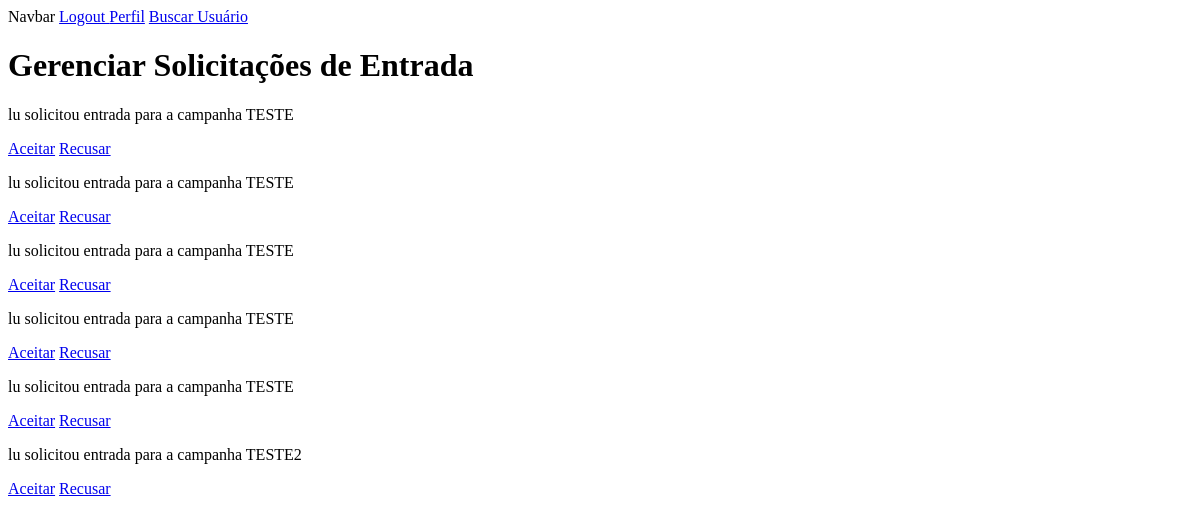
The page /chat/chat/gerenciar_solicitacoes/ (signed in) on the database as committed earlier.
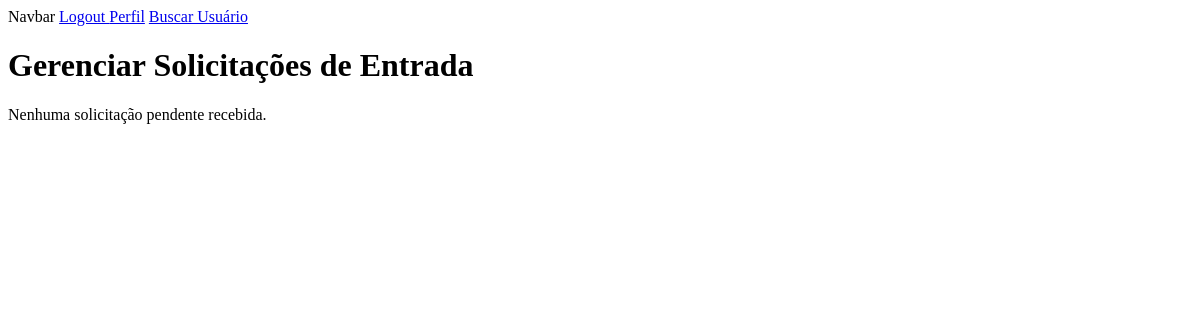
The same page on the database as committed later.
### chat/models.py (models this page shows, shortened)
class SolicitacaoEntrada(models.Model):
    from home.models import Campanha, Perfil
    de_usuario = models.ForeignKey(Perfil, on_delete=models.CASCADE, related_name='solicitacoes_enviadas_campanha')
    para_campanha = models.ForeignKey(Campanha, on_delete=models.CASCADE, related_name='solicitacoes_entrada')
    status = models.CharField(max_length=20, default='Pendente')

### home/models.py (models this page shows, shortened)
class Perfil(models.Model):
    nomePerfil = models.ForeignKey(User, on_delete=models.CASCADE)
    slug = models.SlugField(User, unique=True)
    SESSION_CHOICES = (
        ('Online', 'Online'),
        ('Presencial', 'Presencial'),
    )
    PLAYER_TYPE_CHOICES = (
        ('Mestre', 'Mestre'),
        ('Jogador', 'Jogador'),
        ('Ambos', 'Ambos'),
    )
    RPG_SYSTEM_CHOICES = (
        ('Dungeons & Dragons', 'Dungeons & Dragons'),
        ('Tormenta20', 'Tormenta20'),
        ('Ordem Paranormal', 'Ordem Paranormal'),
        ('Call of Cthulhu', 'Call of Cthulhu'),
        ('Outros', 'Outros'),
    )
    fotoConta = models.ImageField(upload_to='images/profilePictures')
    tipo_sessao = models.CharField(max_length=20, choices=SESSION_CHOICES, null=True)
    tipo_player = models.CharField(max_length=20, choices=PLAYER_TYPE_CHOICES, null=True)
    descricao = models.TextField(max_length=256, null=True)
    sistema_rpg = models.CharField(max_length=20, choices=RPG_SYSTEM_CHOICES, null=True)
    idade = models.IntegerField(null=True)

class Campanha(models.Model):
    nomeMestre = models.ForeignKey(Perfil, on_delete=models.CASCADE)
    SISTEMAS_RPG_CHOICES = (
        ('Dungeons & Dragons', 'Dungeons & Dragons'),
        ('Ordem Paranormal', 'Ordem Paranormal'),
        ('Tormenta20', 'Tormenta20'),
        ('Call of Cthulu', 'Call of Cthulu'),
        ('Outro', 'Outro')
    )
    AMBIENTES_RPG_CHOICES = (
        ('Online', 'Online'),
        ('Presencial', 'Presencial')
    )
    GENERO_RPG_CHOICES = (
        ('Aventura', 'Aventura'),
        ('Fantasia', 'Fantasia'),
        ('Histórico', 'Histórico'),
        ('Mistério', 'Mistério'),
        ('Suspense', 'Suspense'),
        ('Terror', 'Terror'),
    )
    nomeCampanha = models.CharField(max_length=52, null=True)
    sistemaCampanha = models.CharField(max_length=100, choices=SISTEMAS_RPG_CHOICES, null=True)
    descricaoCampanha = models.TextField(max_length=256, null=True)
    fotoCampanha = models.ImageField(upload_to='images/FotoCampanha/', null=True)
    ambienteCampanha = models.CharField(max_length=100, choices=AMBIENTES_RPG_CHOICES, null=True)
    numeroJogadores = models.IntegerField(null=True)
    diasSessao = models.CharField(max_length=52, null=True)
    generoRPG = models.CharField(max_length=100, choices=GENERO_RPG_CHOICES, null=True)

### chat/views.py (the view)
# urls.py: path('chat/gerenciar_solicitacoes/', views.gerenciar_solicitacoes, name='gerenciar_solicitacoes'),
@login_required
def gerenciar_solicitacoes(request, campanha_id=None):
    from home.models import Campanha
    campanhas_do_mestre = Campanha.objects.filter(nomeMestre__nomePerfil=request.user)
    if campanha_id:
        campanha = get_object_or_404(Campanha, pk=campanha_id)
        if campanha.nomeMestre.nomePerfil != request.user:
            return redirect('buscarmesa')
        solicitacoes = SolicitacaoEntrada.objects.filter(para_campanha=campanha)
    else:
        solicitacoes = SolicitacaoEntrada.objects.filter(para_campanha__in=campanhas_do_mestre)
        campanha = None
    context = {
        'campanha': campanha,
        'solicitacoes': solicitacoes,
    }
    return render(request, 'principal/gerenciar_solicitacoes.html', context)

### home/templates/principal/gerenciar_solicitacoes.html
{% extends "principal/base.html" %}
{% block conteudo %}
  <h1>Gerenciar Solicitações de Entrada</h1>
  {% for solicitacao in solicitacoes %}
    {% if solicitacao.status == 'Pendente' %}
      <p>{{ solicitacao.de_usuario.nomePerfil.username }} solicitou entrada para a campanha {{solicitacao.para_campanha.nomeCampanha}}</p>
      <a href="{% url 'aceitar_solicitacao_camp' solicitacao.id %}">Aceitar</a>
      <a href="{% url 'recusar_solicitacao_camp' solicitacao.id %}">Recusar</a>
    {% endif %}
  {% empty %}
    <p>Nenhuma solicitação pendente recebida.</p>
  {% endfor %}
{% endblock conteudo %}

Rows that differ between the two databases and show on the page:
removed SolicitacaoEntrada: de_usuario.nomePerfil.username "lu", para_campanha.nomeCampanha "TESTE"
removed SolicitacaoEntrada: de_usuario.nomePerfil.username "lu", para_campanha.nomeCampanha "TESTE"
removed SolicitacaoEntrada: de_usuario.nomePerfil.username "lu", para_campanha.nomeCampanha "TESTE"
removed SolicitacaoEntrada: de_usuario.nomePerfil.username "lu", para_campanha.nomeCampanha "TESTE"
removed SolicitacaoEntrada: de_usuario.nomePerfil.username "lu", para_campanha.nomeCampanha "TESTE"
removed SolicitacaoEntrada: de_usuario.nomePerfil.username "lu", para_campanha.nomeCampanha "TESTE2"
Other text that changed with them:
text now shown: "Nenhuma solicitação pendente recebida."
